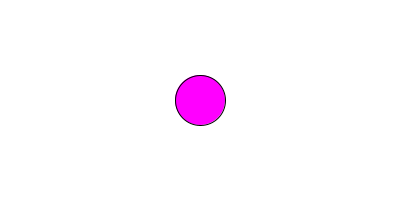
Frame 1 (no input)
Frame 60 (the mouse pressed at the canvas centre just before this capture): identical to frame 1, image omitted
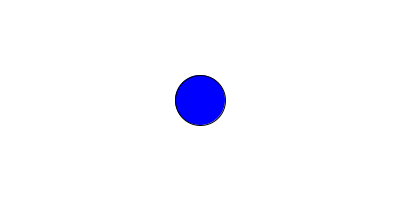
Frame 120 (the mouse held since frame 60 and released just before this capture)

The Processing sketch that drew these frames (run headless with seeded random() and noise(); from frame 60 on, the mouse is pressed at the canvas centre):

// Processing sketch: processing_78187
// ── processing_78187.pde

/* The following exmample draws an ellipse on screen, following certain conditions.
 
Developed by Laura Maye, University of Limerick*/
  
/* Q: Take time to understand what the code is doing.
    a. Modify this code so that the draw function only runs 20 times per second
    b. If the counter is less than 10, the shape should colour yellow
    c. If the counter is greater than 20, the stroke weight should set
    to be 5. In any other condition, it should be set to 0.
*/


int counter;

void setup()
{
  size(400, 200);
  background(255);
  counter = 0;
}

void draw()
{
  background(255);
  if (counter < 20)
  {
    fill(255, 0, 255);
  }
  else
  {
    fill(0, 0, 255);
  }
  if (counter > 40)
  {
    counter = 0;
  }
  ellipse(width/2, height/2, 50, 50);
  counter = counter + 1;
}
